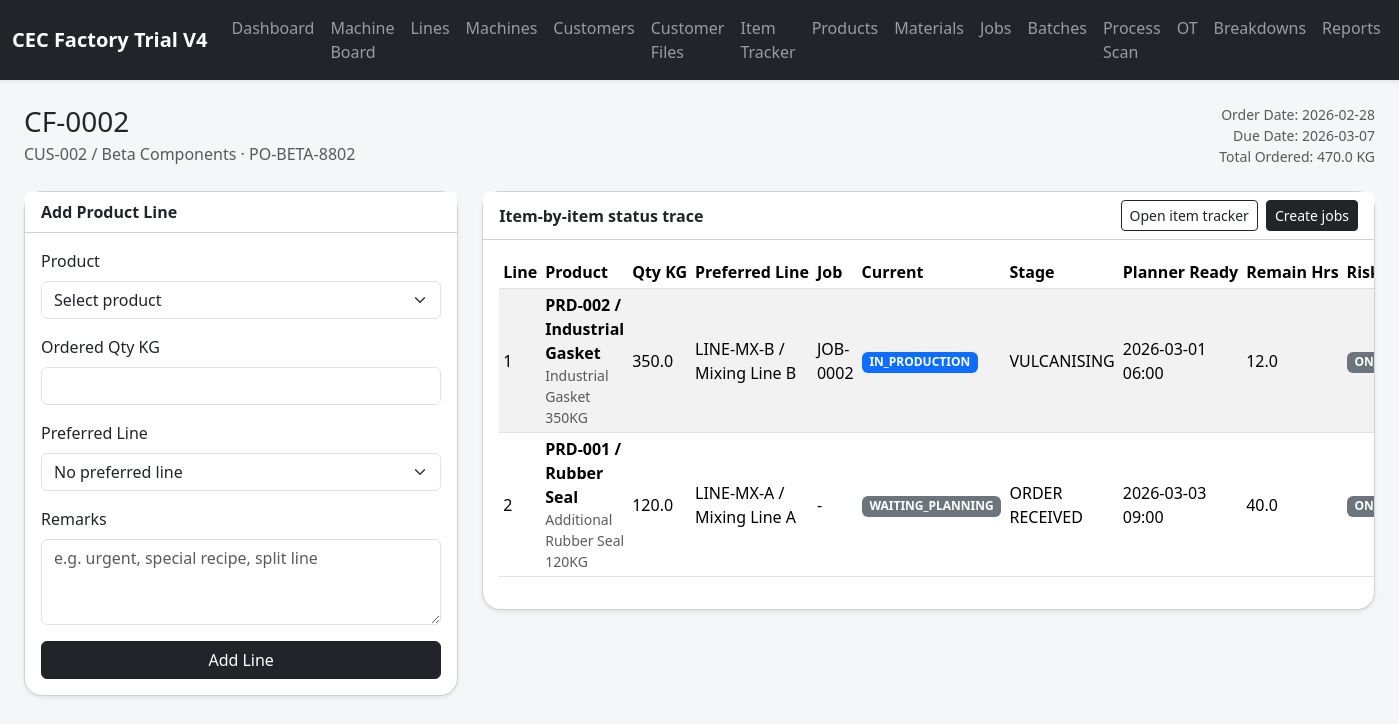
The app's page /customer-files/2 with its own data.
### tables this page shows
CREATE TABLE customer_files (
            id INTEGER PRIMARY KEY AUTOINCREMENT,
            file_no TEXT UNIQUE NOT NULL,
            customer_id INTEGER NOT NULL,
            order_date TEXT NOT NULL,
            due_date TEXT,
            po_no TEXT,
            remarks TEXT,
            status TEXT NOT NULL DEFAULT 'OPEN',
            created_at TEXT NOT NULL DEFAULT CURRENT_TIMESTAMP,
            FOREIGN KEY(customer_id) REFERENCES customers(id)
        );

CREATE TABLE customers (
            id INTEGER PRIMARY KEY AUTOINCREMENT,
            code TEXT UNIQUE NOT NULL,
            name TEXT NOT NULL,
            created_at TEXT NOT NULL DEFAULT CURRENT_TIMESTAMP
        );

CREATE TABLE products (
            id INTEGER PRIMARY KEY AUTOINCREMENT,
            sku TEXT UNIQUE NOT NULL,
            name TEXT NOT NULL,
            unit TEXT NOT NULL DEFAULT 'KG',
            created_at TEXT NOT NULL DEFAULT CURRENT_TIMESTAMP
        );

CREATE TABLE customer_file_items (
            id INTEGER PRIMARY KEY AUTOINCREMENT,
            customer_file_id INTEGER NOT NULL,
            line_no INTEGER NOT NULL,
            product_id INTEGER NOT NULL,
            ordered_qty_kg REAL NOT NULL,
            target_line_id INTEGER,
            remarks TEXT,
            status TEXT NOT NULL DEFAULT 'PENDING_JOB',
            planned_job_id INTEGER,
            created_at TEXT NOT NULL DEFAULT CURRENT_TIMESTAMP,
            FOREIGN KEY(customer_file_id) REFERENCES customer_files(id),
            FOREIGN KEY(product_id) REFERENCES products(id),
            FOREIGN KEY(target_line_id) REFERENCES production_lines(id),
            FOREIGN KEY(planned_job_id) REFERENCES jobs(id)
        );

CREATE TABLE production_lines (
            id INTEGER PRIMARY KEY AUTOINCREMENT,
            code TEXT UNIQUE NOT NULL,
            name TEXT NOT NULL,
            section_name TEXT NOT NULL,
            is_active INTEGER NOT NULL DEFAULT 1,
            created_at TEXT NOT NULL DEFAULT CURRENT_TIMESTAMP
        );

CREATE TABLE jobs (
            id INTEGER PRIMARY KEY AUTOINCREMENT,
            job_no TEXT UNIQUE NOT NULL,
            customer_id INTEGER NOT NULL,
            product_id INTEGER NOT NULL,
            planned_date TEXT NOT NULL,
            planned_qty_kg REAL NOT NULL,
            target_line_id INTEGER,
            source_customer_file_id INTEGER,
            source_customer_file_item_id INTEGER,
            remarks TEXT,
            status TEXT NOT NULL DEFAULT 'OPEN',
            created_at TEXT NOT NULL DEFAULT CURRENT_TIMESTAMP,
            FOREIGN KEY(customer_id) REFERENCES customers(id),
            FOREIGN KEY(product_id) REFERENCES products(id),
            FOREIGN KEY(target_line_id) REFERENCES production_lines(id),
            FOREIGN KEY(source_customer_file_id) REFERENCES customer_files(id),
            FOREIGN KEY(source_customer_file_item_id) REFERENCES customer_file_items(id)
        );

CREATE TABLE process_logs (
            id INTEGER PRIMARY KEY AUTOINCREMENT,
            batch_id INTEGER NOT NULL,
            process_name TEXT NOT NULL,
            scan_time TEXT NOT NULL,
            input_qty_kg REAL NOT NULL,
            good_qty_kg REAL NOT NULL,
            reject_qty_kg REAL NOT NULL DEFAULT 0,
            operator_name TEXT,
            machine_id INTEGER,
            machine_name TEXT,
            line_id INTEGER,
            next_action TEXT NOT NULL DEFAULT 'MOVE_NEXT',
            remarks TEXT,
            FOREIGN KEY(batch_id) REFERENCES batches(id),
            FOREIGN KEY(machine_id) REFERENCES machines(id),
            FOREIGN KEY(line_id) REFERENCES production_lines(id)
        );

CREATE TABLE item_planner_updates (
            id INTEGER PRIMARY KEY AUTOINCREMENT,
            item_id INTEGER NOT NULL UNIQUE,
            planner_status TEXT NOT NULL DEFAULT 'WAITING_PLANNING',
            remaining_hours REAL,
            ready_at TEXT,
            note TEXT,
            updated_at TEXT NOT NULL DEFAULT CURRENT_TIMESTAMP,
            FOREIGN KEY(item_id) REFERENCES customer_file_items(id)
        );

### app.py (the view, shortened to what this page needs)
@app.route('/customer-files/<int:file_id>', methods=['GET', 'POST'])
def customer_file_detail(file_id: int):
    file_row = query_one(
        '''
        SELECT cf.*, c.code AS customer_code, c.name AS customer_name
        FROM customer_files cf
        JOIN customers c ON cf.customer_id = c.id
        WHERE cf.id = ?
        ''',
        (file_id,)
    )
    if not file_row:
        flash('Customer file not found.', 'danger')
        return redirect(url_for('customer_files'))
    products_list = query_all('SELECT id, sku, name FROM products ORDER BY name')
    lines_list = query_all('SELECT id, code, name FROM production_lines WHERE is_active = 1 ORDER BY section_name, code')
    raw_items = query_all(
        '''
        SELECT i.*, p.sku, p.name AS product_name, pl.code AS line_code, pl.name AS line_name,
               j.job_no
        FROM customer_file_items i
        JOIN products p ON i.product_id = p.id
        LEFT JOIN production_lines pl ON i.target_line_id = pl.id
        LEFT JOIN jobs j ON i.planned_job_id = j.id
        WHERE i.customer_file_id = ?
        ORDER BY i.line_no
        ''',
        (file_id,)
    )
    items = []
    for row in raw_items:
        merged = dict(row)
        tracking = get_item_tracking_snapshot(row['id'])
        merged.update({
            'tracking_status': tracking.get('status'),
            'tracking_stage': tracking.get('current_stage'),
            'tracking_ready_at': tracking.get('ready_at'),
            'tracking_remaining_hours': tracking.get('remaining_hours'),
            'tracking_risk': tracking.get('risk'),
        })
        items.append(merged)
    total_qty = round(sum((row['ordered_qty_kg'] or 0) for row in items), 2)
    return render_template('customer_file_detail.html', file_row=file_row, items=items, products=products_list, lines=lines_list, total_qty=total_qty)

### app.py (called while the page is built)
def get_db() -> sqlite3.Connection:
    if 'db' not in g:
        conn = sqlite3.connect(DB_PATH)
        conn.row_factory = sqlite3.Row
        g.db = conn
    return g.db

def query_all(sql: str, params: tuple = ()) -> list[sqlite3.Row]:
    cur = get_db().execute(sql, params)
    rows = cur.fetchall()
    cur.close()
    return rows

def query_one(sql: str, params: tuple = ()) -> sqlite3.Row | None:
    cur = get_db().execute(sql, params)
    row = cur.fetchone()
    cur.close()
    return row

def _parse_dt(value: str | None) -> datetime | None:
    if not value:
        return None
    value = value.strip().replace('T', ' ')
    for fmt in ('%Y-%m-%d %H:%M', '%Y-%m-%d %H:%M:%S', '%Y-%m-%d'):
        try:
            return datetime.strptime(value, fmt)
        except ValueError:
            continue
    return None

### templates/customer_file_detail.html (shortened to what this page needs)
{% extends 'base.html' %}
{% block content %}
<div class="d-flex justify-content-between align-items-center mb-4 flex-wrap gap-2">
  <div>
    <h1 class="h3 mb-1">{{ file_row.file_no }}</h1>
    <p class="text-muted mb-0">{{ file_row.customer_code }} / {{ file_row.customer_name }}{% if file_row.po_no %} · {{ file_row.po_no }}{% endif %}</p>
  </div>
  <div class="text-end small text-muted">
    <div>Order Date: {{ file_row.order_date }}</div>
    <div>Due Date: {{ file_row.due_date or '-' }}</div>
    <div>Total Ordered: {{ total_qty }} KG</div>
  </div>
</div>
<div class="row g-4">
  <div class="col-xl-4">
    <div class="card shadow-sm">
      <div class="card-header bg-white"><strong>Add Product Line</strong></div>
      <div class="card-body">
        <form method="post">
          <div class="mb-3"><label class="form-label">Product</label>
            <select class="form-select" name="product_id" required>
              <option value="">Select product</option>
            </select>
          </div>
          <div class="mb-3"><label class="form-label">Ordered Qty KG</label><input class="form-control" type="number" step="0.01" name="ordered_qty_kg" required></div>
          <div class="mb-3"><label class="form-label">Preferred Line</label>
            <select class="form-select" name="target_line_id">
              <option value="">No preferred line</option>
            </select>
          </div>
          <div class="mb-3"><label class="form-label">Remarks</label><textarea class="form-control" name="remarks" rows="3" placeholder="e.g. urgent, special recipe, split line"></textarea></div>
          <button class="btn btn-dark w-100">Add Line</button>
        </form>
      </div>
    </div>
  </div>
  <div class="col-xl-8">
    <div class="card shadow-sm">
      <div class="card-header bg-white d-flex justify-content-between align-items-center flex-wrap gap-2">
        <strong>Item-by-item status trace</strong>
        <div class="d-flex gap-2">
          <a class="btn btn-sm btn-outline-dark" href="{{ url_for('item_tracker') }}">Open item tracker</a>
          <a class="btn btn-sm btn-dark" href="{{ url_for('jobs') }}">Create jobs</a>
        </div>
      </div>
      <div class="card-body table-responsive">
        <table class="table table-striped table-sm align-middle">
          <thead>
            <tr>
              <th>Line</th>
              <th>Product</th>
              <th>Qty KG</th>
              <th>Preferred Line</th>
              <th>Job</th>
              <th>Current</th>
              <th>Stage</th>
              <th>Planner Ready</th>
              <th>Remain Hrs</th>
              <th>Risk</th>
            </tr>
          </thead>
          <tbody>
            {% for row in items %}
            <tr>
              <td>{{ row.line_no }}</td>
              <td>
                <div class="fw-semibold">{{ row.sku }} / {{ row.product_name }}</div>
                <div class="small text-muted">{{ row.remarks or '-' }}</div>
              </td>
              <td>{{ row.ordered_qty_kg }}</td>
              <td>{% if row.line_code %}{{ row.line_code }} / {{ row.line_name }}{% else %}-{% endif %}</td>
              <td>{{ row.job_no or '-' }}</td>
              <td>
                <span class="badge text-bg-{% if row.tracking_status == 'COMPLETED' %}success{% elif row.tracking_status == 'IN_PRODUCTION' %}primary{% elif row.tracking_status == 'HOLD' %}danger{% elif row.tracking_status == 'READY_FOR_PRODUCTION' %}warning{% else %}secondary{% endif %}">
                  {{ row.tracking_status or row.status }}
                </span>
              </td>
              <td>{{ row.tracking_stage or '-' }}</td>
              <td>{{ row.tracking_ready_at or '-' }}</td>
              <td>{{ row.tracking_remaining_hours if row.tracking_remaining_hours is not none else '-' }}</td>
              <td>
                <span class="badge text-bg-{% if row.tracking_risk == 'RISK' %}danger{% elif row.tracking_risk == 'TIGHT' %}warning{% else %}secondary{% endif %}">
                  {{ row.tracking_risk or 'CHECK' }}
                </span>
              </td>
            </tr>
            {% else %}
            <tr><td colspan="11" class="text-center text-muted">No product lines yet.</td></tr>
            {% endfor %}
          </tbody>
        </table>
      </div>
    </div>
  </div>
</div>
{% endblock %}

### static/style.css (style rules this page uses)
body { background: #f4f6f8; }
.card, .machine-tile { border-radius: 18px; }
.table thead th { white-space: nowrap; }

### records on screen
customer_files: file_no "CF-0002", po_no "PO-BETA-8802", order_date "2026-02-28", due_date "2026-03-07"
customers: customer_code "CUS-002", customer_name "Beta Components"
products: sku "PRD-002", product_name "Industrial Gasket"
customer_file_items: remarks "Industrial Gasket 350KG", ordered_qty_kg "350.0"
production_lines: line_code "LINE-MX-B", line_name "Mixing Line B"
jobs: job_no "JOB-0002"
process_logs: process_name "VULCANISING"
item_planner_updates: ready_at "2026-03-01 06:00", remaining_hours "12.0"
products: sku "PRD-001", product_name "Rubber Seal"
customer_file_items: remarks "Additional Rubber Seal 120KG", ordered_qty_kg "120.0"
production_lines: line_code "LINE-MX-A", line_name "Mixing Line A"
item_planner_updates: planner_status "WAITING_PLANNING", ready_at "2026-03-03 09:00", remaining_hours "40.0"

### other values on screen
{{ total_qty }} "470.0"
{{ row.line_no }} "1" "2"
{{ row.tracking_status or row.status }} "IN_PRODUCTION"
{{ row.job_no or '-' }} "-"
{{ row.tracking_stage or '-' }} "ORDER RECEIVED"
